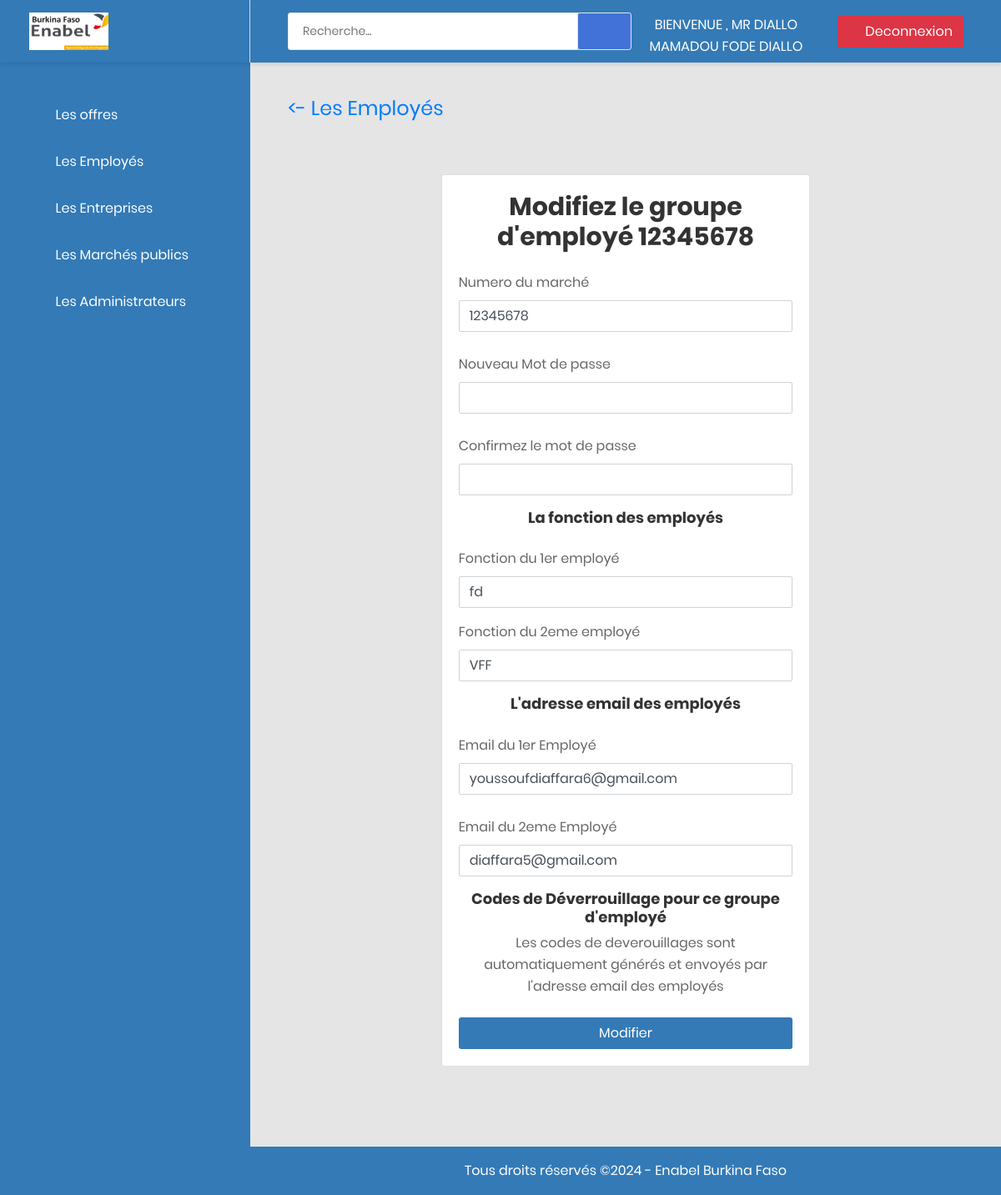
The page /sadmin/modifier_employe/88/ (signed in) on the database its author committed.
### app_employeur/models.py (models this page shows, shortened)
class Employeur(models.Model):
    utilisateur = models.OneToOneField(User, on_delete=models.CASCADE)
    fonction1 = models.CharField(max_length=40, blank=True)
    fonction2 = models.CharField(max_length=40, blank=True)
    email1 = models.CharField(max_length=100, blank=True)
    email2 = models.CharField(max_length=100, blank=True)
    code1 = models.CharField(max_length=16, blank=True)
    code2 = models.CharField(max_length=16, blank=True)

### app_admin/views.py (the view, shortened to what this page needs)
# urls.py: path("modifier_employe/<int:id>/", views.modifier_employeur, name='modifier_employeur'),
@user_passes_test(is_superuser, login_url="Aconnexion")
def modifier_employeur(request, id):
    user = get_object_or_404(User, pk=id)
    e = Employeur.objects.get(utilisateur=user)
    context = {
        'modif': 'modification',
        'utilisateur': user,
        'e': e,
    }
    return render(request, template_name="app_admin/ajouter_employeur.html", context=context)

### app_admin/views.py (called while the page is built)
def is_superuser(user):
    return user.is_superuser

### app_admin/templates/app_admin/ajouter_employeur.html (shortened to what this page needs)
{% extends 'baseA.html' %}
{% block content %}
{% include 'baseMenu.html' %}
    <div class="main-content">
    <div class="section__content section__content--p30">
        <div class="container-fluid">
          <div class="row">
            <div class="col-md-12">
                <div class="overview-wrap mb-3">
                    <h2 class="title-3"><a href="{%url 'employeurs'%}"><- Les employés</a></h2>
                </div>
            </div>
        </div>
            <div class="container" style="margin-bottom:3em;">
                <div class="row justify-content-center">
                  <div class="col-md-7">
                    <div class="card mt-5 mb-5">
                      <div class="card-body">
                        {% if modif %}
                          <h2 class="text-center mb-4">Modifiez le groupe d'employé {{utilisateur.username}}</h2>
                        {% else %}
                          <h2 class="text-center mb-4">Ajouter un groupe d'employé</h2>
                        {% endif %}
                        <form method="POST">
                          <div class="">
                            <label for="username">Numero du marché</label>
                            <input type="text" required class="form-control" id="username" name="username" value="{% if username %}{{username}}{%else%}{{utilisateur.username}}{% endif %}">
                          </div>
                          <div class=""><br>
                            {% if modif %}
                            <label for="password">Nouveau Mot de passe</label><br>
                            {% else %}
                              <label for="password">Mot de passe</label><br>
                            {% endif %}
                            <input type="password" class="form-control" name="password" id="password"  value="{% if password %}{{password}}{% endif %}" >
                          </div>
                          <div class="form-group"><br>
                            <label for="password1">Confirmez le mot de passe</label><br>
                            <input type="password" class="form-control" name="password1" id="password1"  value="{% if password1 %}{{password1}}{% endif %}">
                          </div>
                          <h4 class="text-center">La fonction des employés</h4><br>
                          <div class="form-group">
                            <label for="fonction1">Fonction du 1er employé</label>
                            <input type="text" class="form-control" id="fonction1" name="fonction1" value="{% if fonction1 %}{{fonction1}}{%else%}{{e.fonction1}}{% endif %}">
                          </div>
                          <div class="form-group">
                            <label for="fonction2">Fonction du 2eme employé</label>
                            <input type="text" class="form-control" id="fonction2" name="fonction2" value="{% if fonction2 %}{{fonction2}}{%else%}{{e.fonction2}}{% endif %}">
                          </div>
                            <h4 class="text-center">L'adresse email des employés </h4>
                          <div class=""><br>
                            <label for="email1">Email du 1er Employé</label><br>
                            <input type="email" class="form-control" required name="email1" id="email1"  value="{% if email1 %}{{email1}}{%else%}{{e.email1}}{% endif %}">
                          </div>
                          <div class="form-group"><br>
                            <label for="email2">Email du 2eme Employé</label><br>
                            <input type="email" class="form-control" required name="email2" id="email2"  value="{% if email2 %}{{email2}}{%else%}{{e.email2}}{% endif %}">
                          </div>
                          <h4 class="text-center">Codes de Déverrouillage pour ce groupe d'employé </h4>
                            <p class="text-center mt-2 mb-4">Les codes de deverouillages sont automatiquement générés et envoyés par l'adresse email des employés</p>
                         {% if modif %}
                         <input type="submit" class="btn btn-custom w-100"   style="background-color:#337ab7; color: #fff;" value="Modifier" >
                         {% else %}
                         <input type="submit" class="btn btn-custom w-100"   style="background-color:#337ab7; color: #fff;" value="Ajouter" >
                         {% endif %}
                        </form>
                      </div>
                    </div>
                  </div>
                </div>
              </div>
        </div>
    </div>
</div>
{% endblock content %}

### app_admin/templates/baseMenu.html (shortened to what this page needs)
{% load static %}
{% block content %}
<aside class="menu-sidebar d-none d-lg-block" style="background-color:#337ab7;">
    <div class="logo" style="background-color:#337ab7;">
        <a href="{% url 'accueil' %}">
            <img src="{% static 'logo1.png' %}" style="width:95px;"alt="enabelAdmin" />
        </a>
    </div>
    <div class="menu-sidebar__content js-scrollbar1">
        <nav class="navbar-sidebar">
            <ul class="list-unstyled navbar__list">
                <li class="has-sub">
                    <a class="js-arrow" style="color:#fff;" href="#">
                        <i class="fas fa-check-circle"></i>Les offres</a>
                </li>
                <li class="has-sub">
                    <a class="js-arrow" style="color:#fff;" href="#">
                        <i class="fas fa-user"></i>Les Employés</a>
                </li>
                   <li class="has-sub">
                    <a class="js-arrow" style="color:#fff;" href="#">
                        <i class="fas fa-calendar"></i>Les Entreprises</a>
                </li>
                    <li class="has-sub">
                        <a class="js-arrow" style="color:#fff;" href="#">
                            <i class="fas fa-home"></i>Les Marchés publics</a>
                    </li>
                   {% if user.is_staff %}
                    <li class="has-sub">
                        <a class="js-arrow" style="color:#fff;" href="#">
                            <i class="fas fa-user-circle"></i>Les Administrateurs</a>
                    </li>
                   {% endif %}
            </ul>
        </nav>
    </div>
</aside>
<div class="page-container">
    <header class="header-desktop" style="background-color:#337ab7;" >
        <div class="section__content section__content--p30">
            <div class="container-fluid">
                <div class="header-wrap">
                    <form class="form-header" action="{% url 'rechercher' %}"  method="GET">
                        <input class="au-input au-input--xl" type="text" name="q"   placeholder="Recherche..." />
                        <button class="au-btn--submit" type="submit">
                            <i class="zmdi zmdi-search"></i>
                        </button>
                    </form>
                        <p style="color:#fff;" class="text-uppercase text-center m-t-10" > Bienvenue , Mr {{ user.last_name}} {{ user.first_name}}  </a>
                    <div class="header-button">
                           <a style="color:#fff; float:right;" class="m-l-20 btn btn-danger" href="{%url 'Adeconnexion'%}">
                            <i class="zmdi zmdi-power mr-2"></i>Deconnexion</a>
                    </div>
                </div>
            </div>
        </div>
    </header>
{% endblock %}

### app_admin/templates/baseA.html (style rules this page uses)
ul { list-style-type: none; padding-left: 0; }

### rows shown on the page
Employeur: fonction1 "fd", fonction2 "VFF", email1 "youssoufdiaffara6@gmail.com", email2 "diaffara5@gmail.com"

### other values the page prints
{{ user.last_name }} "DIALLO"
{{ user.first_name }} "MAMADOU FODE DIALLO"
{{ utilisateur.username }} "12345678"
